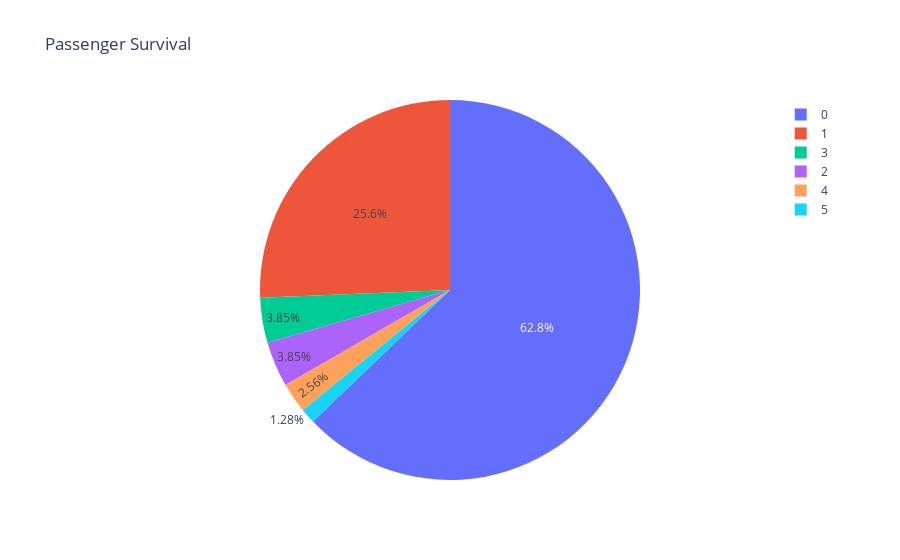

Notebook cell for this chart:
### Markdown cell above
### Рассмотрим расределение целевой переменной

### Code cell
fig = px.pie(data, names='SibSp', title='Passenger Survival')
fig.show()

### Figure 1 — Plotly figure (JSON) as saved in the notebook; plotly's stock layout.template omitted (floating-point values rounded to 4 significant figures; data arrays with more than 128 entries replaced by an {"elided": "..."} marker saying what was removed)
{"data": [{"domain": {"x": [0, 1], "y": [0, 1]}, "hovertemplate": "SibSp=%{label}<extra></extra>", "labels": {"elided": "156 int values"}, "legendgroup": "", "name": "", "showlegend": true, "type": "pie"}], "layout": {"legend": {"tracegroupgap": 0}, "title": {"text": "Passenger Survival"}}}
